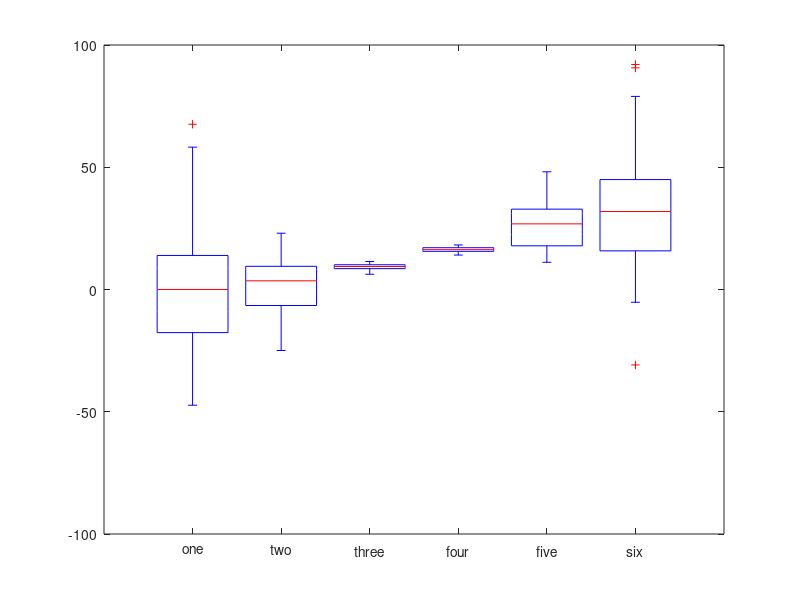
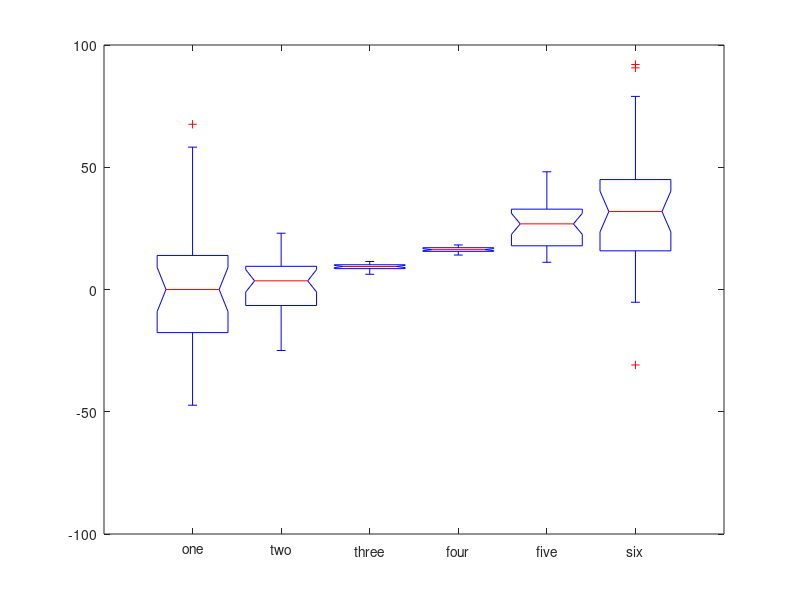

These charts were generated, in order, by the following MATLAB code:
%%
%   COURSE: Master statistics and machine learning: intuition, math, code
%      URL: udemy.com/course/statsml_x/?couponCode=202212 
% 
%  SECTION: Visualizing data
%    VIDEO: Box-and-whisker plots
% 
%  TEACHER: Mike X Cohen, sincxpress.com
%

%%

% a clear MATLAB workspace is a clear mental workspace
close all; clear
pkg load statistics % load Octave stats package

%% create data for the plot

% data sizes
m = 30; % rows
n =  6; % columns

% generate data
data = bsxfun(@times,30*randn(m,n),linspace(-1,1,n).^2);
data = bsxfun(@plus,data,(1:n).^2);

%% show it!

figure(1), clf

boxplot(data)

boxplot(data)
set(gca,'xtick',1:6,'xticklabel',{'one';'two';'three';'four';'five';'six'})

%% alternative: data in a single column, grouped by a separate variable

dataVect = data(:);
dataGrouping = ceil(linspace(eps,n,m*n));

figure(2), clf
boxplot(dataVect,dataGrouping,'notch','on','labels',{'one';'two';'three';'four';'five';'six'})

% for horizontal orientation
%boxplot(dataVect,dataGrouping,'notch','on','labels',{'one';'two';'three';'four';'five';'six'},'orientation','horizontal')

%% done.
